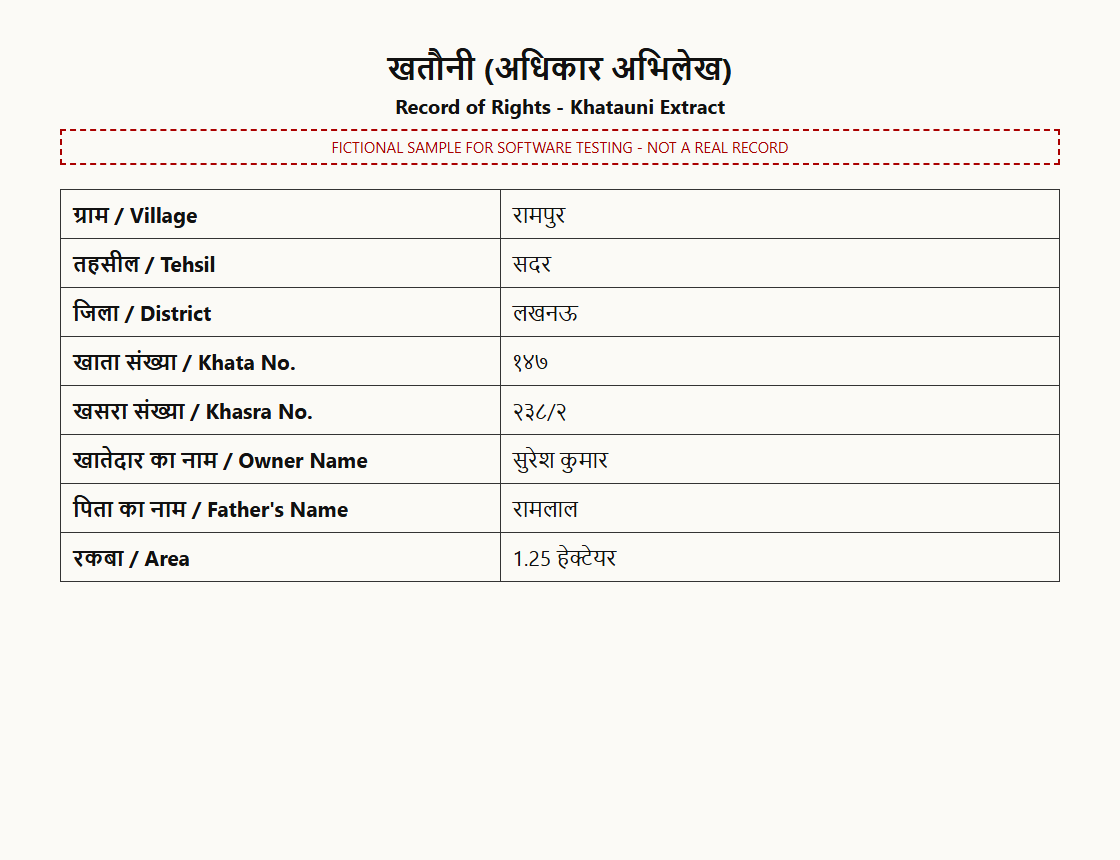
#> input picture samples/sample_khatauni_hindi.png, 1120 x 860 px
$ python -i image_enhance.py   (imports and definitions only)
#> lines starting #> are read from the running program, lines starting #| are printed output that depends on the picture; after the words box and inside, x2 and y2 are one past the last pixel; in counts of white or black regions, pixels touching at a corner belong together
"""Image clean-up before OCR (OpenCV).

Steps for scanned / photographed land records:
1. upscale small images (Tesseract works best at roughly 300 dpi)
2. remove uneven background: yellowed paper, stains, shadows (divide by a blurred background)
3. estimate and correct page skew (projection-profile search, +-10 degrees)
4. candidates: as is / with table grid lines removed / adaptive threshold (faded ink) without lines

Chosen by measurement on degraded test scans (see README "OCR accuracy"): denoising and
CLAHE contrast boosting were tried and made results worse, so they are not used.

ocr.py runs Tesseract on the plain image first and only uses these variants when the
page looks skewed or the first result is not confident, keeping clean pages fast.
"""

import cv2
import numpy as np
from PIL import Image

TARGET_MIN_WIDTH = 2000
MAX_SKEW_DEGREES = 10.0


def to_gray_array(image: Image.Image) -> np.ndarray:
    return np.asarray(image.convert("L"))


def upscale(gray: np.ndarray) -> np.ndarray:
    h, w = gray.shape
    if w >= TARGET_MIN_WIDTH:
        return gray
    scale = TARGET_MIN_WIDTH / w
    return cv2.resize(gray, (int(w * scale), int(h * scale)), interpolation=cv2.INTER_CUBIC)


def normalize_background(gray: np.ndarray) -> np.ndarray:
    """Flatten paper colour, stains and shadows so text is dark on an even white page."""
    k = max(15, (min(gray.shape) // 40) | 1)
    background = cv2.medianBlur(cv2.dilate(gray, np.ones((7, 7), np.uint8)), k)
    norm = cv2.divide(gray, background, scale=255)
    return cv2.normalize(norm, None, 0, 255, cv2.NORM_MINMAX)


def estimate_skew(gray: np.ndarray) -> float:
    """Angle (degrees) that makes text lines horizontal, found by maximising row-profile sharpness."""
    small = gray
    if gray.shape[1] > 1000:
        f = 1000 / gray.shape[1]
        small = cv2.resize(gray, (1000, int(gray.shape[0] * f)), interpolation=cv2.INTER_AREA)
    _, binary = cv2.threshold(small, 0, 255, cv2.THRESH_BINARY_INV + cv2.THRESH_OTSU)
    h, w = binary.shape
    centre = (w / 2, h / 2)

    def score(angle):
        m = cv2.getRotationMatrix2D(centre, angle, 1.0)
        rotated = cv2.warpAffine(binary, m, (w, h), flags=cv2.INTER_NEAREST, borderValue=0)
        rows = rotated.sum(axis=1, dtype=np.float64)
        return float(np.sum(np.diff(rows) ** 2))

    coarse = max(np.arange(-MAX_SKEW_DEGREES, MAX_SKEW_DEGREES + 0.01, 1.0), key=score)
    fine = max(np.arange(coarse - 1, coarse + 1.01, 0.2), key=score)
    return float(round(fine, 1))


def rotate(gray: np.ndarray, angle: float) -> np.ndarray:
    if abs(angle) < 0.2:
        return gray
    h, w = gray.shape
    m = cv2.getRotationMatrix2D((w / 2, h / 2), angle, 1.0)
    cos, sin = abs(m[0, 0]), abs(m[0, 1])
    nw, nh = int(h * sin + w * cos), int(h * cos + w * sin)
    m[0, 2] += nw / 2 - w / 2
    m[1, 2] += nh / 2 - h / 2
    return cv2.warpAffine(gray, m, (nw, nh), flags=cv2.INTER_CUBIC, borderMode=cv2.BORDER_REPLICATE)


def remove_table_lines(gray: np.ndarray, min_fraction: float = 1 / 25) -> np.ndarray:
    """Erase long horizontal / vertical rules (table grids), which confuse Tesseract's layout analysis.
    min_fraction = shortest line removed, as a share of the page width / height. Keep it large where
    Devanagari matters: the headline (shirorekha) joining letters is itself a horizontal stroke."""
    _, inv = cv2.threshold(gray, 0, 255, cv2.THRESH_BINARY_INV + cv2.THRESH_OTSU)
    h, w = gray.shape
    horizontal = cv2.morphologyEx(inv, cv2.MORPH_OPEN, cv2.getStructuringElement(cv2.MORPH_RECT, (max(40, int(w * min_fraction)), 1)))
    vertical = cv2.morphologyEx(inv, cv2.MORPH_OPEN, cv2.getStructuringElement(cv2.MORPH_RECT, (1, max(40, int(h * min_fraction)))))
    lines = cv2.dilate(cv2.bitwise_or(horizontal, vertical), np.ones((3, 3), np.uint8))
    out = gray.copy()
    out[lines > 0] = 255
    return out


def adaptive_binarize(gray: np.ndarray) -> np.ndarray:
    """Local threshold that recovers faint / faded ink."""
    return cv2.adaptiveThreshold(gray, 255, cv2.ADAPTIVE_THRESH_GAUSSIAN_C, cv2.THRESH_BINARY, 41, 12)


def enhanced_variants(image: Image.Image, skew: float | None = None) -> dict[str, Image.Image]:
    """Cleaned-up versions of a page, as PIL images, keyed by a short description."""
    flat = normalize_background(upscale(to_gray_array(image)))
    angle = estimate_skew(flat) if skew is None else skew
    flat = rotate(flat, angle)
    label = f"deskew {angle:+.1f}°, " if abs(angle) >= 0.2 else ""
    return {
        f"enhanced ({label}background removed)": Image.fromarray(flat),
        f"enhanced ({label}background + table lines removed)": Image.fromarray(remove_table_lines(flat)),
        f"enhanced ({label}adaptive threshold for faded ink, lines removed)":
            Image.fromarray(remove_table_lines(adaptive_binarize(flat))),
    }


def quick_skew(image: Image.Image) -> float:
    """Cheap skew estimate on the original image (used to decide whether clean-up is needed)."""
    return estimate_skew(normalize_background(to_gray_array(image)))

>>> from PIL import Image
>>> picture = Image.open('../../../samples/sample_khatauni_hindi.png')
#> picture is the input picture: PIL image 1120x860 RGB; mean R, G, B 244.2, 242.6, 238.7
>>> result = enhanced_variants(picture)
#> in upscale, `h, w = gray.shape`: h = 860; w = 1120
#> in upscale, `scale = TARGET_MIN_WIDTH / w`: scale = 1.79
#> in upscale, `return cv2.resize(gray, (int(w * scale), int(h * scale)), interpolatio..`:
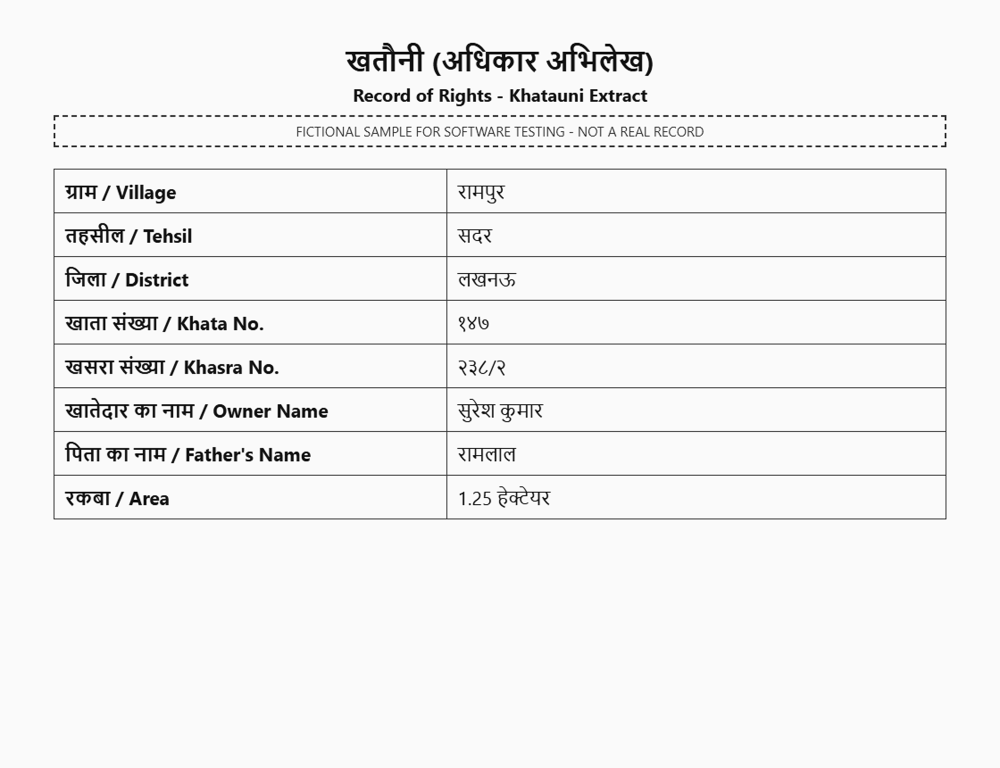
#> returned value: shape (1535, 2000) (shown at 1/2 size); min 0, max 255, mean 242.5
#> in normalize_background, `k = max(15, (min(gray.shape) // 40) | 1)`: k = 39
#> in estimate_skew, `_, binary = cv2.threshold(small, 0, 255, cv2.THRESH_BINARY_INV + cv2.T..`:
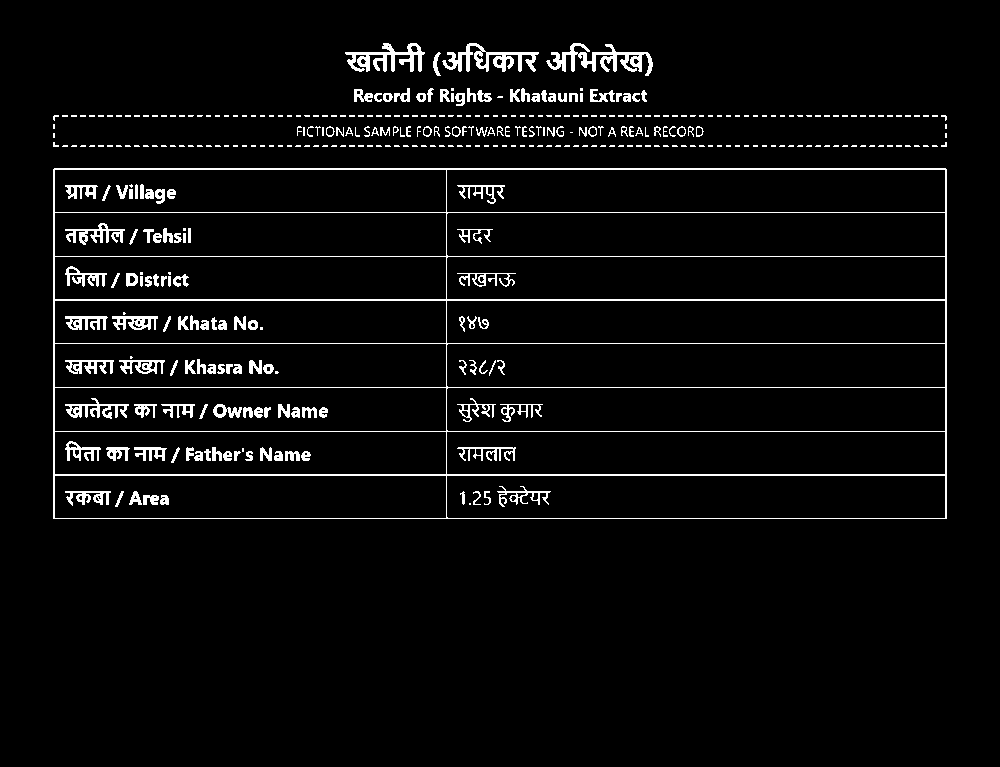
#> binary: shape (767, 1000); 4.3% white in thin lines or dots, all inside (x1, y1, x2, y2) = (53, 43, 947, 519)
#> in score, `rotated = cv2.warpAffine(binary, m, (w, h), flags=cv2.INTER_NEAREST, b..`: rotated: shape (767, 1000); 4.3% white in thin lines or dots, all inside (x1, y1, x2, y2) = (36, 28, 987, 594)
#> in score, `rows = rotated.sum(axis=1, dtype=np.float64)`: rows = 767 values, max 32640 at index 82, min 0 at index 0, mean 11039.8
#> in score (call 2), `rotated = cv2.warpAffine(binary, m, (w, h), flags=cv2.INTER_NEAREST, b..`: rotated: shape (767, 1000); 4.3% white in thin lines or dots, all inside (x1, y1, x2, y2) = (38, 29, 983, 587)
#> in score (call 3), `rotated = cv2.warpAffine(binary, m, (w, h), flags=cv2.INTER_NEAREST, b..`: rotated: shape (767, 1000); 4.3% white in thin lines or dots, all inside (x1, y1, x2, y2) = (39, 30, 980, 580)
#> in score (call 4), `rotated = cv2.warpAffine(binary, m, (w, h), flags=cv2.INTER_NEAREST, b..`: rotated: shape (767, 1000); 4.3% white in thin lines or dots, all inside (x1, y1, x2, y2) = (40, 31, 976, 572)
#> in score (call 5), `rotated = cv2.warpAffine(binary, m, (w, h), flags=cv2.INTER_NEAREST, b..`: rotated: shape (767, 1000); 4.3% white in thin lines or dots, all inside (x1, y1, x2, y2) = (41, 33, 973, 565)
#> in score (call 6), `rotated = cv2.warpAffine(binary, m, (w, h), flags=cv2.INTER_NEAREST, b..`: rotated: shape (767, 1000); 4.3% white in thin lines or dots, all inside (x1, y1, x2, y2) = (43, 34, 969, 557)
#> in score (call 7), `rotated = cv2.warpAffine(binary, m, (w, h), flags=cv2.INTER_NEAREST, b..`: rotated: shape (767, 1000); 4.3% white in thin lines or dots, all inside (x1, y1, x2, y2) = (45, 36, 965, 550)
#> in score (call 8), `rotated = cv2.warpAffine(binary, m, (w, h), flags=cv2.INTER_NEAREST, b..`: rotated: shape (767, 1000); 4.3% white in thin lines or dots, all inside (x1, y1, x2, y2) = (47, 37, 960, 542)
#> in score (call 9), `rotated = cv2.warpAffine(binary, m, (w, h), flags=cv2.INTER_NEAREST, b..`: rotated: shape (767, 1000); 4.3% white in thin lines or dots, all inside (x1, y1, x2, y2) = (49, 39, 956, 534)
#> in score (call 10), `rotated = cv2.warpAffine(binary, m, (w, h), flags=cv2.INTER_NEAREST, b..`: rotated: shape (767, 1000); 4.3% white in thin lines or dots, all inside (x1, y1, x2, y2) = (51, 41, 952, 527)
#> in score (call 12), `rotated = cv2.warpAffine(binary, m, (w, h), flags=cv2.INTER_NEAREST, b..`: rotated: shape (767, 1000); 4.3% white in thin lines or dots, all inside (x1, y1, x2, y2) = (48, 42, 949, 527)
#> in score (call 13), `rotated = cv2.warpAffine(binary, m, (w, h), flags=cv2.INTER_NEAREST, b..`: rotated: shape (767, 1000); 4.3% white in thin lines or dots, all inside (x1, y1, x2, y2) = (44, 40, 951, 535)
#> in score (call 14), `rotated = cv2.warpAffine(binary, m, (w, h), flags=cv2.INTER_NEAREST, b..`: rotated: shape (767, 1000); 4.3% white in thin lines or dots, all inside (x1, y1, x2, y2) = (40, 39, 953, 542)
#> in score (call 15), `rotated = cv2.warpAffine(binary, m, (w, h), flags=cv2.INTER_NEAREST, b..`: rotated: shape (767, 1000); 4.3% white in thin lines or dots, all inside (x1, y1, x2, y2) = (35, 37, 955, 550)
#> in score (call 16), `rotated = cv2.warpAffine(binary, m, (w, h), flags=cv2.INTER_NEAREST, b..`: rotated: shape (767, 1000); 4.3% white in thin lines or dots, all inside (x1, y1, x2, y2) = (31, 36, 957, 557)
#> in score (call 17), `rotated = cv2.warpAffine(binary, m, (w, h), flags=cv2.INTER_NEAREST, b..`: rotated: shape (767, 1000); 4.3% white in thin lines or dots, all inside (x1, y1, x2, y2) = (27, 34, 959, 565)
#> in score (call 18), `rotated = cv2.warpAffine(binary, m, (w, h), flags=cv2.INTER_NEAREST, b..`: rotated: shape (767, 1000); 4.3% white in thin lines or dots, all inside (x1, y1, x2, y2) = (24, 33, 960, 572)
#> in score (call 19), `rotated = cv2.warpAffine(binary, m, (w, h), flags=cv2.INTER_NEAREST, b..`: rotated: shape (767, 1000); 4.3% white in thin lines or dots, all inside (x1, y1, x2, y2) = (20, 32, 961, 580)
#> in score (call 20), `rotated = cv2.warpAffine(binary, m, (w, h), flags=cv2.INTER_NEAREST, b..`: rotated: shape (767, 1000); 4.3% white in thin lines or dots, all inside (x1, y1, x2, y2) = (17, 31, 963, 587)
#> in score (call 21), `rotated = cv2.warpAffine(binary, m, (w, h), flags=cv2.INTER_NEAREST, b..`: rotated: shape (767, 1000); 4.3% white in thin lines or dots, all inside (x1, y1, x2, y2) = (13, 30, 963, 595)
#> in estimate_skew, `coarse = max(np.arange(-MAX_SKEW_DEGREES, MAX_SKEW_DEGREES + 0.01, 1.0..`: coarse = 0
#> in score (call 23), `rotated = cv2.warpAffine(binary, m, (w, h), flags=cv2.INTER_NEAREST, b..`: rotated: shape (767, 1000); 4.3% white in thin lines or dots, all inside (x1, y1, x2, y2) = (51, 41, 951, 525)
#> in score (call 24), `rotated = cv2.warpAffine(binary, m, (w, h), flags=cv2.INTER_NEAREST, b..`: rotated: shape (767, 1000); 4.3% white in thin lines or dots, all inside (x1, y1, x2, y2) = (52, 42, 950, 524)
#> in score (call 25), `rotated = cv2.warpAffine(binary, m, (w, h), flags=cv2.INTER_NEAREST, b..`: rotated: shape (767, 1000); 4.3% white in thin lines or dots, all inside (x1, y1, x2, y2) = (52, 42, 949, 522)
#> in score (call 26), `rotated = cv2.warpAffine(binary, m, (w, h), flags=cv2.INTER_NEAREST, b..`: rotated: shape (767, 1000); 4.3% white in thin lines or dots, all inside (x1, y1, x2, y2) = (53, 43, 948, 521)
#> in score (call 28), `rotated = cv2.warpAffine(binary, m, (w, h), flags=cv2.INTER_NEAREST, b..`: rotated: shape (767, 1000); 4.3% white in thin lines or dots, all inside (x1, y1, x2, y2) = (52, 43, 947, 521)
#> in score (call 29), `rotated = cv2.warpAffine(binary, m, (w, h), flags=cv2.INTER_NEAREST, b..`: rotated: shape (767, 1000); 4.3% white in thin lines or dots, all inside (x1, y1, x2, y2) = (51, 42, 948, 522)
#> in score (call 30), `m = cv2.getRotationMatrix2D(centre, angle, 1.0)`: m = [[1, 0.0105, -3.99], [-0.0105, 1, 5.26]]
#> in score (call 30), `rotated = cv2.warpAffine(binary, m, (w, h), flags=cv2.INTER_NEAREST, b..`:
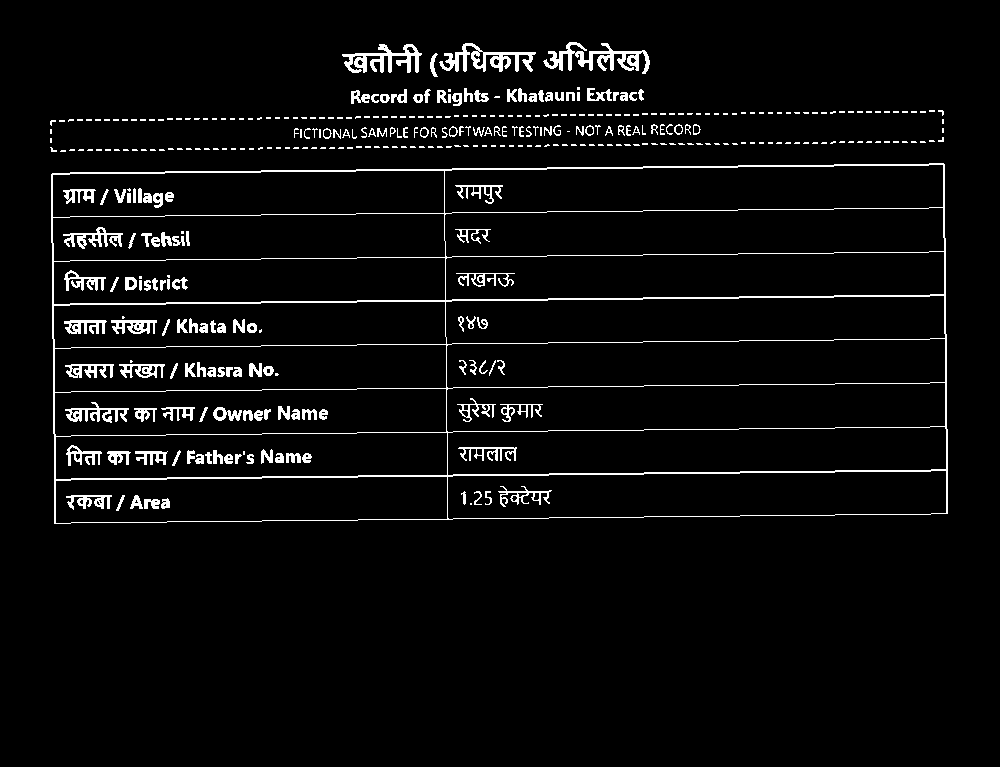
#> rotated: shape (767, 1000); 4.3% white in thin lines or dots, all inside (x1, y1, x2, y2) = (50, 42, 948, 524)
#> in score (call 30), `rows = rotated.sum(axis=1, dtype=np.float64)`: rows = 767 values, max 61965 at index 53, min 0 at index 0, mean 11037.8
#> in score (call 31), `m = cv2.getRotationMatrix2D(centre, angle, 1.0)`: m = [[1, 0.014, -5.31], [-0.014, 1, 7.02]]
#> in score (call 31), `rotated = cv2.warpAffine(binary, m, (w, h), flags=cv2.INTER_NEAREST, b..`:
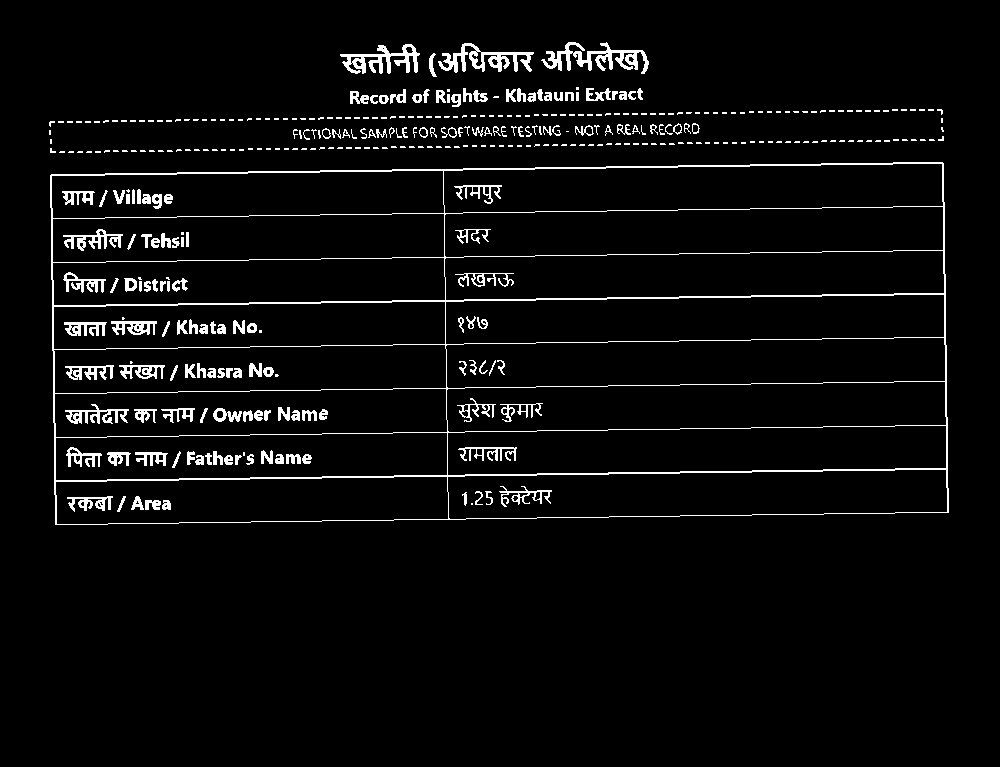
#> rotated: shape (767, 1000); 4.3% white in thin lines or dots, all inside (x1, y1, x2, y2) = (49, 42, 949, 525)
#> in score (call 31), `rows = rotated.sum(axis=1, dtype=np.float64)`: rows = 767 values, max 54060 at index 54, min 0 at index 0, mean 11036.8
#> in estimate_skew, `fine = max(np.arange(coarse - 1, coarse + 1.01, 0.2), key=score)`: fine = -2.22e-16
#> in enhanced_variants, `angle = estimate_skew(flat) if skew is None else skew`: angle = 0
#> in enhanced_variants, `label = f"deskew {angle:+.1f}°, " if abs(angle) >= 0.2 else ""`: label = ''
#> in remove_table_lines, `_, inv = cv2.threshold(gray, 0, 255, cv2.THRESH_BINARY_INV + cv2.THRES..`: inv: shape (1535, 2000); 3.8% white; 398 white regions (2 under 20 px), largest, box (x1, y1, x2, y2) and area: (107, 337, 1893, 1039) 39813, (885, 85, 1078, 144) 4159, (691, 85, 849, 143) 3800
#> in remove_table_lines, `horizontal = cv2.morphologyEx(inv, cv2.MORPH_OPEN, cv2.getStructuringE..`: horizontal: shape (1535, 2000); 1.4% white; 25 white regions, largest, box (x1, y1, x2, y2) and area: (108, 774, 1894, 777) 5349, (108, 949, 1894, 952) 5344, (108, 425, 1894, 427) 3572
#> in remove_table_lines, `vertical = cv2.morphologyEx(inv, cv2.MORPH_OPEN, cv2.getStructuringEle..`: vertical: shape (1535, 2000); 0.14% white in thin lines or dots, all inside (x1, y1, x2, y2) = (107, 337, 1893, 1039)
#> in remove_table_lines, `lines = cv2.dilate(cv2.bitwise_or(horizontal, vertical), np.ones((3, 3..`: lines: shape (1535, 2000); 2.8% white; 17 white regions, largest, box (x1, y1, x2, y2) and area: (106, 336, 1895, 1040) 75967, (691, 102, 851, 110) 1278, (1185, 102, 1300, 110) 893
#> in remove_table_lines, `out[lines > 0] = 255`: out: shape (1535, 2000); min 0, max 255, mean 249.8
#> in adaptive_binarize, `return cv2.adaptiveThreshold(gray, 255, cv2.ADAPTIVE_THRESH_GAUSSIAN_C..`: returned value: shape (1535, 2000); 95.7% white; 395 black regions, largest, box (x1, y1, x2, y2) and area: (107, 337, 1893, 1039) 51534, (690, 85, 849, 143) 3608, (1157, 87, 1305, 152) 3148
#> call 2 of remove_table_lines, with min_fraction = 0.04
#> in remove_table_lines (call 2), `horizontal = cv2.morphologyEx(inv, cv2.MORPH_OPEN, cv2.getStructuringE..`: horizontal: shape (1535, 2000); 1.7% white; 25 white regions, largest, box (x1, y1, x2, y2) and area: (108, 424, 1894, 427) 5358, (108, 599, 1894, 602) 5358, (108, 774, 1894, 777) 5358
#> in remove_table_lines (call 2), `lines = cv2.dilate(cv2.bitwise_or(horizontal, vertical), np.ones((3, 3..`: lines: shape (1535, 2000); 3.2% white; 17 white regions, largest, box (x1, y1, x2, y2) and area: (106, 336, 1895, 1040) 87253, (690, 103, 851, 110) 1126, (971, 102, 1081, 110) 874
#> in remove_table_lines (call 2), `out[lines > 0] = 255`:
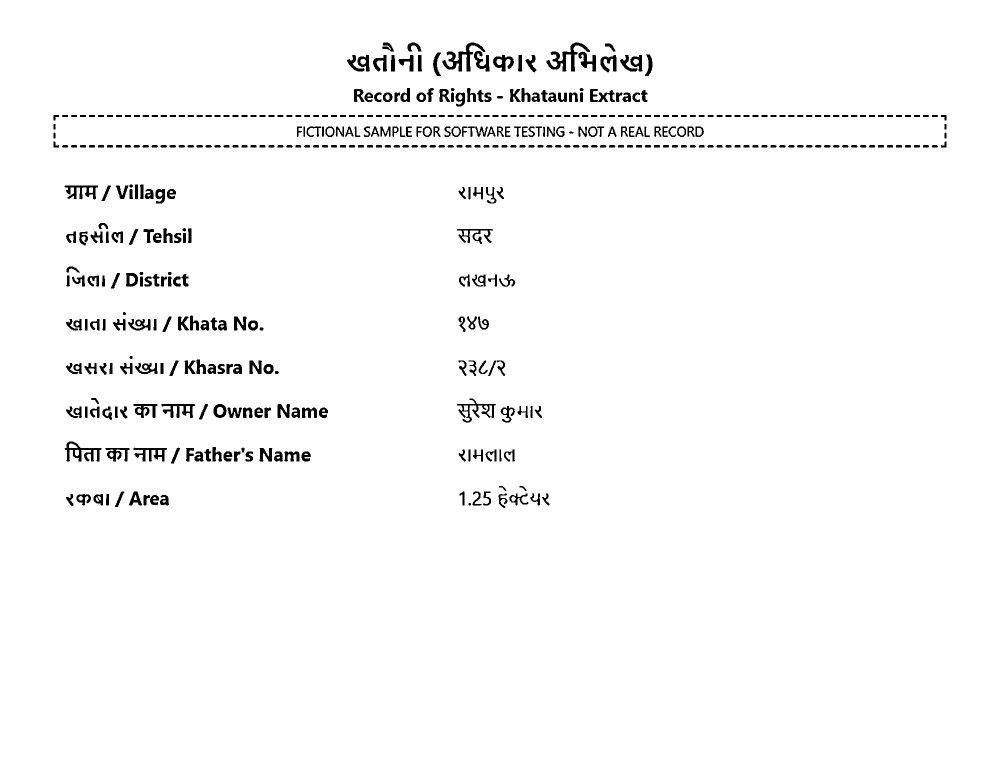
#> out: shape (1535, 2000) (shown at 1/2 size); 97.6% white; 461 black regions, largest, box (x1, y1, x2, y2) and area: (1093, 85, 1180, 143) 1447, (885, 85, 971, 143) 1432, (129, 883, 203, 923) 1130
#> result = 3 items
